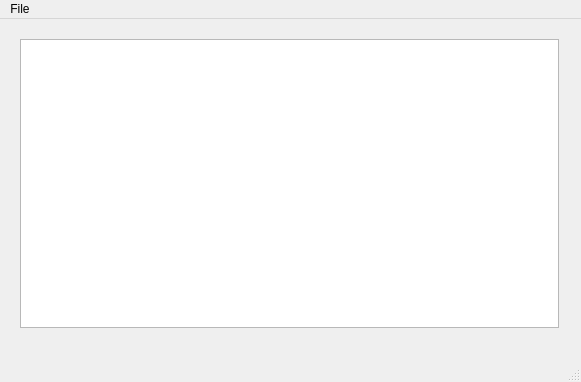
<?xml version="1.0" encoding="UTF-8"?>
<ui version="4.0">
 <class>MainWindow</class>
 <widget class="QMainWindow" name="MainWindow">
  <property name="geometry">
   <rect>
    <x>0</x>
    <y>0</y>
    <width>581</width>
    <height>382</height>
   </rect>
  </property>
  <property name="windowTitle">
   <string>Shape Viewer</string>
  </property>
  <widget class="QWidget" name="centralWidget">
   <widget class="QWidget" name="verticalLayoutWidget">
    <property name="geometry">
     <rect>
      <x>9</x>
      <y>9</y>
      <width>561</width>
      <height>311</height>
     </rect>
    </property>
    <layout class="QVBoxLayout" name="verticalLayout">
     <item>
      <layout class="QHBoxLayout" name="horizontalLayout">
       <item>
        <widget class="QGraphicsView" name="graphicsView"/>
       </item>
      </layout>
     </item>
    </layout>
   </widget>
  </widget>
  <widget class="QMenuBar" name="menuBar">
   <property name="geometry">
    <rect>
     <x>0</x>
     <y>0</y>
     <width>581</width>
     <height>22</height>
    </rect>
   </property>
   <widget class="QMenu" name="menuFile">
    <property name="title">
     <string>File</string>
    </property>
    <addaction name="actionOpenFile"/>
    <addaction name="actionClose"/>
    <addaction name="separator"/>
    <addaction name="actionExit"/>
   </widget>
   <addaction name="menuFile"/>
  </widget>
  <widget class="QStatusBar" name="statusBar"/>
  <action name="actionOpenFile">
   <property name="text">
    <string>Open</string>
   </property>
  </action>
  <action name="actionClose">
   <property name="text">
    <string>Close</string>
   </property>
  </action>
  <action name="actionExit">
   <property name="text">
    <string>Exit</string>
   </property>
  </action>
 </widget>
 <layoutdefault spacing="6" margin="11"/>
 <resources/>
 <connections/>
</ui>
